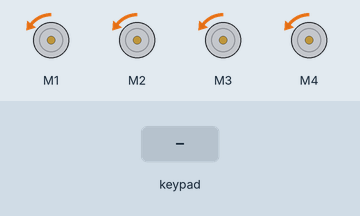
Simulated run of this sketch. Board: Arduino Uno, built with avr-gcc and run on an emulated ATmega328P. Shown: 4 × DC motor (green arrow = forward, orange = backward, longer = faster). Inputs (shaded band) come from the test bench. What the sketch prints to the serial monitor is not drawn.

Above: at 4.2 s.
4.3 s: key 'U' pressed
5.8 s: key 'D' pressed
7.3 s: key 'L' pressed
Timing chart, 0 to 10.3 s (numbered marks = the images above; inputs shaded):
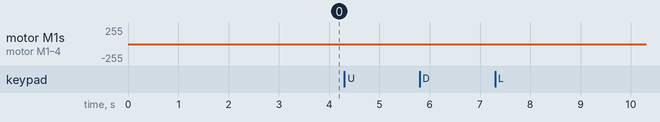

The sketch:

RRarduino.ino
```cpp
#include <AFMotor.h>
#include <PS2X_lib.h>
PS2X ps2x;

//Default set-up process:
//1: Turn on controller (make sure no one else is also doing so at the same time)
//2: Turn on robot
//3: Wait for controller to connect to receiver. Different brands of controllers have different
//   ways of indicating this. For Blue Lake controllers, the controller's mode LED should stay
//   on and Red, while the power LED remains off.
//3b: Turn on Analog mode. For Blue Lake controllers, this means pressing the mode button forcefully
//    until the power LED turns on and Green.
//Congrats! The controller should be connected!

// these variables appear throughout the code to keep track of state
int error = 0;
byte type = 0;
byte vibrate = 0;
byte LYprev=0;
byte RYprev=0;

// these are used to control the robot's motors
AF_DCMotor motor1(1);
AF_DCMotor motor2(2);
AF_DCMotor motor3(3);
AF_DCMotor motor4(4);

// executes code here once upon start-up/power-on
// open the serial monitor when booting up to ensure that the controller connected
void setup()
{
  // this initializes the baud rate; make sure the serial monitor is set to this value
  Serial.begin(57600);

  // this initializes the motor speed to 0, and allows you to update the motor speed
  motor1.setSpeed(0);
  motor2.setSpeed(0);
  motor3.setSpeed(0);
  motor4.setSpeed(0);

  motor1.run(RELEASE);
  motor2.run(RELEASE);
  motor3.run(RELEASE);
  motor4.run(RELEASE);

  // delay to allow controller time to connect
  delay(3000);

  // GamePad(clock, command, attention, data, Pressures?, Rumble?)
  // pay attention to the analog pins!
  error = ps2x.config_gamepad(A2, A4, A5, A3, true, true);

  if(error == 0)
  {
    Serial.println("Found Controller, configured successful");
    Serial.println("Try out all the buttons, X will vibrate the controller, faster as you press harder;");
    Serial.println("holding L1 or R1 will print out the analog stick values.");
    Serial.println("Go to www.billporter.info for updates and to report bugs.");
  }
  else if(error == 1) // Visit www.billporter.info for troubleshooting tips
    Serial.println("No controller found, check wiring, see readme.txt to enable debug.");
  else if(error == 2)
    Serial.println("Controller found but not accepting commands. see readme.txt to enable debug.");
  else if(error == 3)
    Serial.println("Controller refusing to enter Pressures mode, may not support it. ");

  type = ps2x.readType();
  switch(type)
  {
    case 0:
      Serial.println("Unknown Controller type");
      break;
    case 1:
      Serial.println("DualShock Controller Found");
      break;
    case 2:
      Serial.println("GuitarHero Controller Found");
      break;
  }
}

// use this function to do something when the red button is pressed
void redPressed()
{

}

// use this function to do something when the green button is pressed
void greenPressed()
{

}

// use this function to do something when the blue button is pressed
void bluePressed()
{

}

// use this function to do something when the pink button is pressed
void pinkPressed()
{

}

// use this function to do something when the red button is released
void redReleased()
{

}

// use this function to do something when the green button is released
void greenReleased()
{

}

// use this function to do something when the blue button is released
void blueReleased()
{

}

// use this function to do something when the pink button is released
void pinkReleased()
{

}

// repeats forever
void loop()
{
   /* You must Read Gamepad to get new values. Read GamePad and set vibration values
   ps2x.read_gamepad(small motor on/off, larger motor strength from 0-255)
   if you don't enable the rumble, use ps2x.read_gamepad(); with no values
   You should call this at least once a second
   */
  if(error == 1)
    return; //quit-out

  if(type == 2){
    Serial.println("Error!: Why are you using a GuitarHero Controller?");
  }
  else { //DualShock Controller

    // read controller and set large motor to spin at 'vibrate' speed
    // note that vibrate is updated with new value on next loop
    ps2x.read_gamepad(false, vibrate);

    // sets the large motor vibrate speed based on how hard you press the blue (X) button
    // this can be used with other buttons, too!
    // not really useful for the robot, but still fun to have?
    vibrate = ps2x.Analog(PSAB_BLUE);

    // these tell you if the start or select buttons are held
    if(ps2x.Button(PSB_START)) //will be TRUE as long as button is pressed
    {
      Serial.println("Start is being held");
    }
    if(ps2x.Button(PSB_SELECT))
    {
      Serial.println("Select is being held");
    }

    // these show how to read how long the D-Pad buttons were pressed
    if(ps2x.Button(PSB_PAD_UP)) // will be TRUE as long as button is pressed
    {
      Serial.print("Up held this hard: ");
      Serial.println(ps2x.Analog(PSAB_PAD_UP), DEC);
    }
    if(ps2x.Button(PSB_PAD_RIGHT))
    {
      Serial.print("Right held this hard: ");
      Serial.println(ps2x.Analog(PSAB_PAD_RIGHT), DEC);
    }
    if(ps2x.Button(PSB_PAD_LEFT))
    {
      Serial.print("LEFT held this hard: ");
      Serial.println(ps2x.Analog(PSAB_PAD_LEFT), DEC);
    }
    if(ps2x.Button(PSB_PAD_DOWN))
    {
      Serial.print("DOWN held this hard: ");
      Serial.println(ps2x.Analog(PSAB_PAD_DOWN), DEC);
    }

    // see below for how you can get the state of the different buttons/triggers
    if (ps2x.NewButtonState()) // will be TRUE if any button changes state (on to off, or off to on)
    {
      if(ps2x.Button(PSB_L3))
       Serial.println("L3 pressed");
      if(ps2x.Button(PSB_R3))
       Serial.println("R3 pressed");
      if(ps2x.Button(PSB_L2))
       Serial.println("L2 pressed");
      if(ps2x.Button(PSB_R2))
       Serial.println("R2 pressed");
    }

    // will be TRUE if button was JUST pressed
    if(ps2x.ButtonPressed(PSB_RED))
    {
      Serial.println("Circle just pressed");
      redPressed();
    }

    if(ps2x.ButtonPressed(PSB_GREEN))
    {
      Serial.println("Triangle just pressed");
      greenPressed();
    }

    if(ps2x.ButtonPressed(PSB_BLUE))
    {
      Serial.println("X just pressed");
      bluePressed();
    }

    if(ps2x.ButtonPressed(PSB_PINK))
    {
      Serial.println("Square just pressed");
      pinkPressed();
    }

    //will be TRUE if button was JUST released
    if(ps2x.ButtonReleased(PSB_RED))
    {
      Serial.println("Circle just released");
      redReleased();
    }

    if(ps2x.ButtonReleased(PSB_GREEN))
    {
      Serial.println("Triangle just released");
      greenReleased();
    }

    if(ps2x.ButtonReleased(PSB_BLUE))
    {
      Serial.println("X just released");
      blueReleased();
    }

    if(ps2x.ButtonReleased(PSB_PINK))
    {
      Serial.println("Square just released");
      pinkReleased();
    }

    // print stick values if either is TRUE (for debugging)
    if(ps2x.Button(PSB_L1) || ps2x.Button(PSB_R1))
    {
      Serial.print("Stick Values:");
      Serial.print(ps2x.Analog(PSS_LY), DEC); //Left stick, Y axis. Other options: LX, RY, RX
      Serial.print(",");
      Serial.print(ps2x.Analog(PSS_LX), DEC);
      Serial.print(",");
      Serial.print(ps2x.Analog(PSS_RY), DEC);
      Serial.print(",");
      Serial.println(ps2x.Analog(PSS_RX), DEC);
    }

    // Get forward speed based on analog sticks
    byte LY = ps2x.Analog(PSS_LY);
    byte RY = ps2x.Analog(PSS_RY);

    // Drive the motors based on steering commands from the controller
    // You are advised against changing this code block, unless you know what you are doing!
    if(((LY != 127) & (LYprev != 127)) || ((RY != 127) & (RYprev != 127)))
    {
      motor1.setSpeed(abs(LY-127)*2+(LY<128)-(LY>128));
      motor4.setSpeed(abs(LY-127)*2+(LY<128)-(LY>128));
      motor2.setSpeed(abs(RY-127)*2+(RY<128)-(RY>128));
      motor3.setSpeed(abs(RY-127)*2+(RY<128)-(RY>128));

      motor1.run(LY < 127 ? FORWARD : BACKWARD);
      motor4.run(LY < 127 ? FORWARD : BACKWARD);
      motor2.run(RY < 127 ? FORWARD : BACKWARD);
      motor3.run(RY < 127 ? FORWARD : BACKWARD);
    } else
    {
      motor1.setSpeed(0);
      motor4.setSpeed(0);
      motor2.setSpeed(0);
      motor3.setSpeed(0);
      motor1.run(RELEASE);
      motor4.run(RELEASE);
      motor2.run(RELEASE);
      motor3.run(RELEASE);
    }

    LYprev = LY;
    RYprev = RY;
  }
  delay(50); // small added delay between checks to avoid overloading
}
```

Measured:
- after the input at 4.3 s, every drawn part: stays the same
- after the input at 5.8 s, every drawn part: stays the same
- after the input at 7.3 s, every drawn part: stays the same
